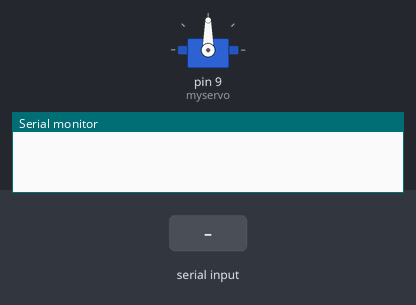
This sketch was run on a simulated Arduino Uno, built with avr-gcc and run on an emulated ATmega328P. Parts: servo, the last lines printed to the serial monitor. The inputs (shaded band) are chosen by the test bench.

Above: at 1.2 s.
1.3 s: "30,150\n" received over Serial
At 2.1 s:
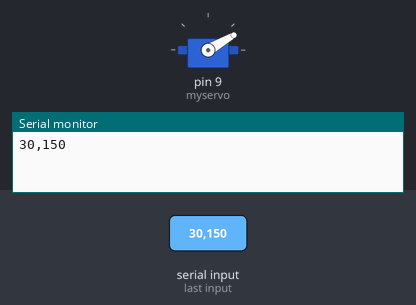
2.8 s: "5\n" received over Serial
At 4.0 s:
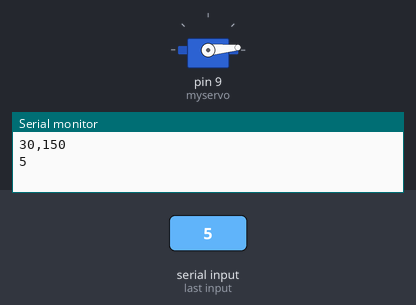
4.3 s: "200\n" received over Serial
At 5.4 s:
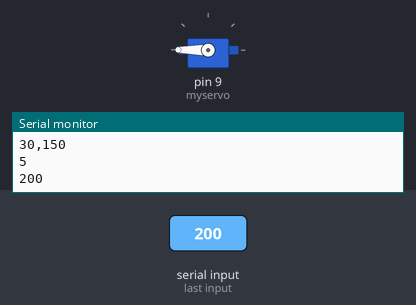
5.8 s: "90,45\n" received over Serial
At 6.6 s:
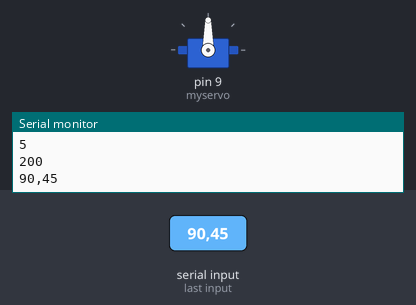
Timing chart, 0 to 8.3 s (numbered marks = the images above; inputs shaded):
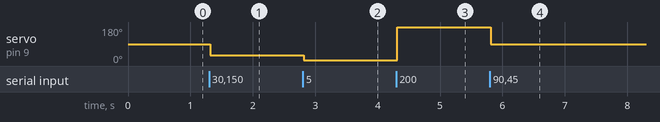

Measured:
- after the input at 1.3 s, servo on pin 9 (myservo): 90° → 30° at once
- after the input at 2.8 s, servo on pin 9 (myservo): 30° → 5° at once
- after the input at 4.3 s, servo on pin 9 (myservo): 5° → 180° at once
- after the input at 5.8 s, servo on pin 9 (myservo): 180° → 90° at once

The sketch:

serial_arduino_servo.ino
```cpp
/*
 * Author:Ivan Iovine
 * Institution: Robotik Lab HfG Offenbach
 */

#include <Servo.h> // use Servo library
Servo myservo; // define var from type servo gived by the library
String inByte; // define String to read incoming Bytes from Serial
int d = 0; // define integer var for servo degree

void setup() {
   myservo.attach(9); // config pin servo
   Serial.begin(9600); // init Serial Baudrate for Serial communication
   Serial.setTimeout(10); // set Timeout to avoid noise
}

void loop() {
   if(Serial.available()>0) // check if serial data is available
   {
    // If data is available to read,
     inByte = Serial.readString(); // read it and store it in val
     Serial.println(inByte); // send back the value to python via seril
     d = inByte.toInt(); // convert string in integer
     myservo.write(d); // use integer as servo degree
   }
 }
```
